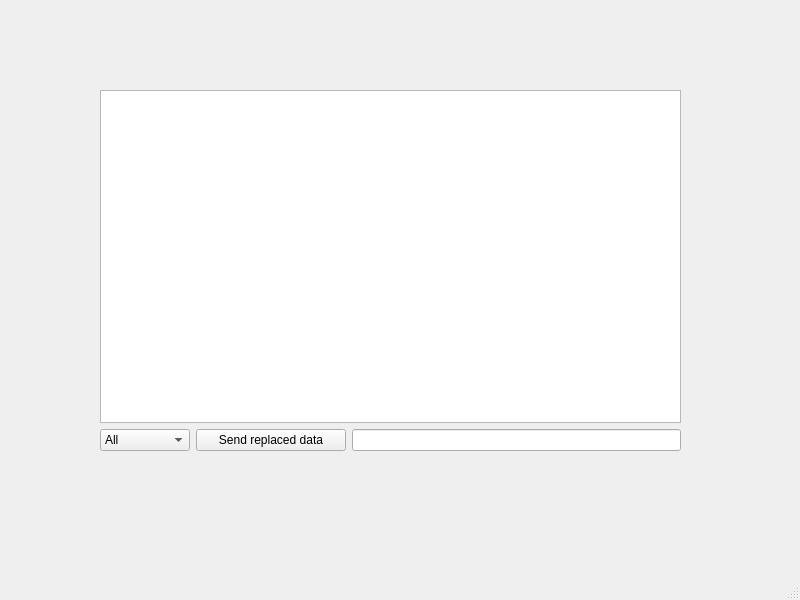
<?xml version="1.0" encoding="UTF-8"?>
<ui version="4.0">
 <class>MainWindow</class>
 <widget class="QMainWindow" name="MainWindow">
  <property name="geometry">
   <rect>
    <x>0</x>
    <y>0</y>
    <width>800</width>
    <height>600</height>
   </rect>
  </property>
  <property name="windowTitle">
   <string>MainWindow</string>
  </property>
  <widget class="QWidget" name="centralwidget">
   <widget class="QWidget" name="">
    <property name="geometry">
     <rect>
      <x>100</x>
      <y>90</y>
      <width>581</width>
      <height>361</height>
     </rect>
    </property>
    <layout class="QVBoxLayout" name="verticalLayout">
     <item>
      <widget class="QTextEdit" name="serverTextEdit">
       <property name="minimumSize">
        <size>
         <width>0</width>
         <height>250</height>
        </size>
       </property>
      </widget>
     </item>
     <item>
      <layout class="QHBoxLayout" name="horizontalLayout">
       <item>
        <widget class="QComboBox" name="comboBox">
         <property name="minimumSize">
          <size>
           <width>90</width>
           <height>0</height>
          </size>
         </property>
         <item>
          <property name="text">
           <string>All</string>
          </property>
         </item>
        </widget>
       </item>
       <item>
        <widget class="QPushButton" name="pushButton">
         <property name="minimumSize">
          <size>
           <width>150</width>
           <height>0</height>
          </size>
         </property>
         <property name="text">
          <string>Send replaced data</string>
         </property>
        </widget>
       </item>
       <item>
        <widget class="QLineEdit" name="serverMessage">
         <property name="minimumSize">
          <size>
           <width>250</width>
           <height>0</height>
          </size>
         </property>
        </widget>
       </item>
      </layout>
     </item>
    </layout>
   </widget>
  </widget>
  <widget class="QMenuBar" name="menubar">
   <property name="geometry">
    <rect>
     <x>0</x>
     <y>0</y>
     <width>800</width>
     <height>25</height>
    </rect>
   </property>
  </widget>
  <widget class="QStatusBar" name="statusbar"/>
 </widget>
 <resources/>
 <connections/>
</ui>
